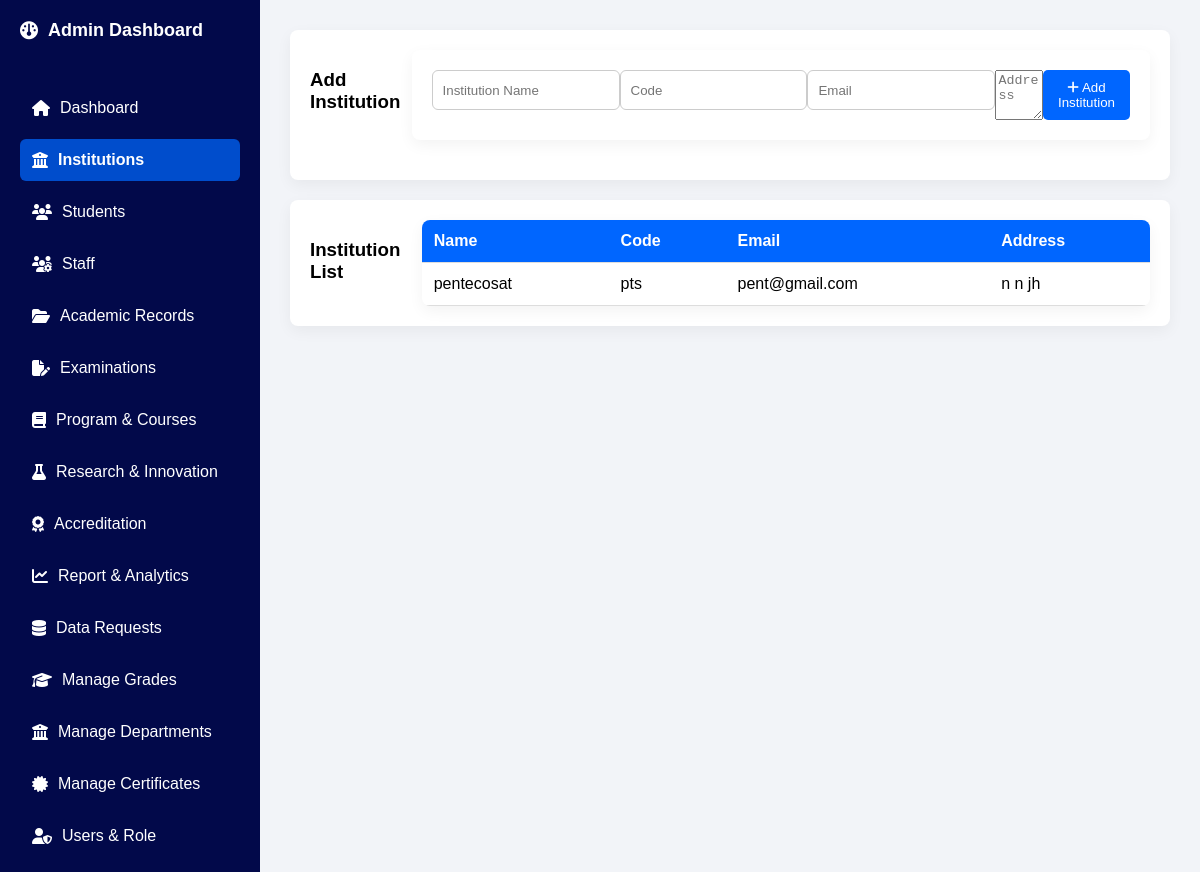
The page /institutions/ (signed in) on the database its author committed.
### Academic_Data_Identity_System/models.py (models this page shows, shortened)
class Institution(models.Model):
    name = models.CharField(max_length=255)
    code = models.CharField(max_length=50, unique=True)
    email = models.EmailField()
    address = models.TextField()
    created_at = models.DateTimeField(auto_now_add=True)

### Academic_Data_Identity_System/views.py (the view, shortened to what this page needs)
# urls.py: path('institutions/', views.manage_institutions, name='manage_institutions'),
@login_required
def manage_institutions(request):
    if not request.user.is_staff:
        return redirect("dashboard")
    institutions = Institution.objects.all()
    return render(request, "manage_institutions.html", {
        "institutions": institutions
    })

### templates/manage_institutions.html (shortened to what this page needs)
<!DOCTYPE html>
<html lang="en">
<head>
  {% load static %}
<link rel="stylesheet" href="{% static 'style.css' %}">
<link rel="stylesheet" href="https://cdnjs.cloudflare.com/ajax/libs/font-awesome/6.5.0/css/all.min.css">
</head>
<body>
</body>
</html>
<form method="POST">
    <div class="dashboard-container">
    <aside class="sidebar">
        <div class="logo"><i class="fa-solid fa-gauge"></i> Admin Dashboard</div>
        <ul>
            <li>
                <a href="{% url 'admin_dashboard' %}">
                    <i class="fa-solid fa-house"></i> Dashboard
                </a>
            </li>
            <li class="active">
                <a href="{% url 'manage_institutions' %}">
                    <i class="fa-solid fa-building-columns"></i> Institutions
                </a>
            </li>
            <li>
                <a href="{% url 'manage_student' %}">
                    <i class="fa-solid fa-users"></i> Students
                </a>
            </li>
             <li>
                <a href="{% url 'manage_staff' %}">
                    <i class="fa-solid fa-users-gear"></i> Staff
                </a>
            </li>
            <li>
    <a href="{% url 'academic_records' %}">
        <i class="fa-solid fa-folder-open"></i> Academic Records
    </a>
</li>
<li>
                <a href="{% url 'manage_exams' %}">
                    <i class="fa-solid fa-file-pen"></i> Examinations
                </a>
            </li>
            <li>
                <a href="{% url 'manage_courses' %}">
                    <i class="fa-solid fa-book"></i> Program & Courses
                </a>
            </li>
            <li>
    <a href="{% url 'research' %}">
        <i class="fa-solid fa-flask"></i> Research & Innovation
    </a>
</li>
<li>
    <a href="{% url 'accreditation' %}">
       <i class="fa-solid fa-award"></i> Accreditation
    </a>
</li>
<li>
    <a href="{% url 'analytics' %}">
        <i class="fa-solid fa-chart-line"></i> Report & Analytics
    </a>
</li>
<li>
    <a href="{% url 'data_requests' %}">
        <i class="fa-solid fa-database"></i> Data Requests
    </a>
</li>
            <li>
                <a href="{% url 'manage_grades' %}">
                    <i class="fa-solid fa-graduation-cap"></i> Manage Grades
                </a>
            </li>
            <li>
                <a href="{% url 'manage_departments' %}">
                    <i class="fa-solid fa-building-columns"></i> Manage Departments
                </a>
            </li>
            <li>
                <a href="{% url 'manage_certificates' %}">
                    <i class="fa-solid fa-certificate"></i> Manage Certificates
                </a>
            </li>
<li>
    <a href="{% url 'assign_role' user.id %}">
        <i class="fa-solid fa-user-shield"></i> Users & Role
    </a>
</li>
        </ul>
    </aside>
<main class="main-content">
        <div class="card">
            <h3>Add Institution</h3>
            <br>
            <form method="POST" class="institution-form">
<div class="card">
                <input type="text" name="name" placeholder="Institution Name" required>
                <input type="text" name="code" placeholder="Code" required>
                <input type="email" name="email" placeholder="Email" required><br>
                <textarea name="address" placeholder="Address"></textarea>
                <button type="submit">
                    <i class="fa fa-plus"></i> Add Institution
                </button>
                </div>
            </form>
        </div>
        <div class="card">
            <h3>Institution List</h3>
            <table>
                <tr>
                    <th>Name</th>
                    <th>Code</th>
                    <th>Email</th>
                    <th>Address</th>
                </tr>
                {% for i in institutions %}
                <tr>
                    <td>{{ i.name }}</td>
                    <td>{{ i.code }}</td>
                    <td>{{ i.email }}</td>
                    <td>{{ i.address }}</td>
                </tr>
                {% endfor %}
            </table>
        </div>
</main>
</div>

### static/style.css (style rules this page uses)
body { font-family: Arial, sans-serif; background: #f2f4f8; margin:0; padding:0; }
.dashboard-container { display:flex; min-height:100vh; }
.sidebar { width:220px; background: #02094a; color:white; padding:20px; display:flex; flex-direction:column; }
.sidebar .logo { font-size:18px; font-weight:bold; margin-bottom:30px; }
.sidebar ul { list-style:none; padding:0; }
.sidebar ul li { margin-bottom:10px; border-radius:6px; }
.sidebar ul li a { color:white; text-decoration:none; display:block; padding:12px; }
.sidebar ul li.active a { font-weight:bold; background:#004dcc; border-radius:6px; }
.main-content { flex:1; padding:30px; background:#f2f4f8; overflow-y:auto; }
.card { display: flex; background:white; padding:20px; border-radius:8px; box-shadow:0 5px 15px rgba(0,0,0,0.05); margin-bottom:20px; }
input[type="text"], input[type="email"], input[type="number"] { width:100%; padding:10px; border-radius:6px; border:1px solid #ccc; margin-bottom:10px; }
button { padding:10px 15px; border:none; border-radius:5px; background:#0066ff; color:white; cursor:pointer; }
table { width:100%; border-collapse:collapse; background:white; border-radius:8px; overflow:hidden; box-shadow:0 5px 15px rgba(0,0,0,0.05); }
th, td { padding:12px; text-align:left; border-bottom:1px solid #ddd; }
th { background:#0066ff; color:white; }
.sidebar ul li a { display: flex; align-items: center; gap: 10px; font-size: 16px; }
.sidebar .logo { display: flex; align-items: center; gap: 10px; }

### rows shown on the page
Institution: name "pentecosat", code "pts", email "pent@gmail.com", address "n n jh"
